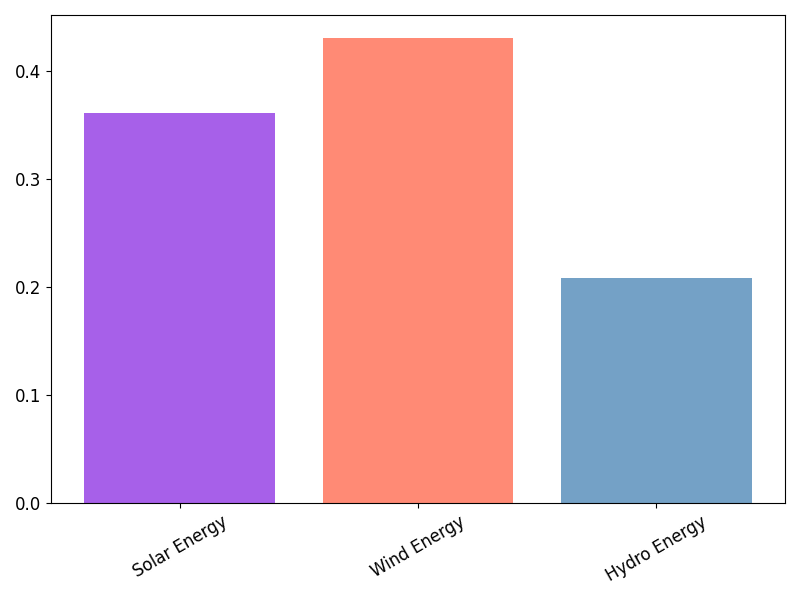

This figure's Python source:
import matplotlib.pyplot as plt
import numpy as np

years = np.arange(2010, 2021)
solar_energy = [30, 70, 40, 110, 90, 60, 160, 50, 220, 190, 130]
wind_energy = [65, 20, 30, 50, 140, 35, 110, 95, 80, 125, 155]
hydro_energy = [50, 60, 70, 100, 105, 55, 90, 85, 95, 80, 75]
energy_data = np.vstack([solar_energy, wind_energy, hydro_energy])

fig, ax = plt.subplots(figsize=(14, 8))
new_colors = ['#8a2be2', '#ff6347', '#4682b4']

ax.stackplot(years, energy_data, colors=new_colors, alpha=0.75)

ax.grid(False)
ax.spines['top'].set_visible(False)
ax.spines['right'].set_visible(False)
ax.spines['left'].set_linewidth(1.5)

plt.xticks(years, rotation=30, fontsize=10)
plt.yticks(fontsize=10)

fig, ax2 = plt.subplots(figsize=(8, 6))

total_2020_energy = np.sum(np.array([solar_energy[-1], wind_energy[-1], hydro_energy[-1]]))
proportions = [solar_energy[-1] / total_2020_energy,
               wind_energy[-1] / total_2020_energy,
               hydro_energy[-1] / total_2020_energy]

ax2.bar(['Solar Energy', 'Wind Energy', 'Hydro Energy'], proportions, color=new_colors, alpha=0.75)
ax2.grid_axis = None  # Remove grid

plt.xticks(rotation=30, fontsize=12)
plt.yticks(fontsize=12)
plt.tight_layout()
plt.show()
